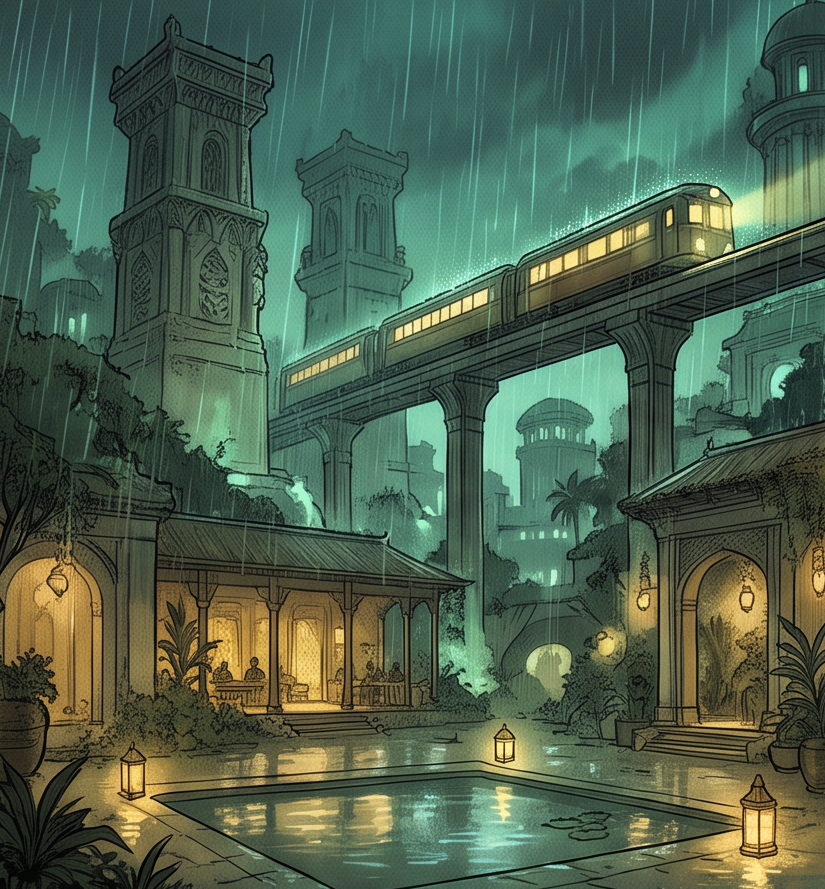
#> input picture phosphos/panels/scene1/p1_1.png, 825 x 889 px; its folder holds 4 pictures in this run
$ python render_scene1.py panels/scene1/p1_1.png
#> lines starting #> are read from the running program, lines starting #| are printed output that depends on the picture
"""Phosphos Scene 1 animatic: 24 storyboard panels in script order, camera moves, rain, lantern flicker,
earring glint, crossfades, subtitles, title card -> renders/scene1_animatic.mp4

usage:
  python render_scene1.py                 full render (master + compressed final)
  python render_scene1.py --samples       write sample stills to renders/samples/ only
"""
import subprocess, math, os, sys
import numpy as np
from PIL import Image, ImageDraw, ImageFilter, ImageFont

W, H, FPS = 1280, 720, 24
P = "panels/scene1/"
XF = int(0.7 * FPS)  # crossfade length in frames
rng = np.random.default_rng(7)


def ease(t):
    return 0.5 - 0.5 * math.cos(math.pi * max(0, min(1, t)))


def load(name):
    im = Image.open(P + name).convert("RGB")
    up = max(2, math.ceil(2 * H / im.height))  # headroom for push-ins
    return im.resize((im.width * up, im.height * up), Image.LANCZOS)


# [14 lines left out: functions window, view, not called in this run]


# ---------- camera moves: (cx0, cy0, z0) -> (cx1, cy1, z1) ----------
def push(cx=0.5, cy=0.45, a=1.0, b=0.82):
    return ((cx, cy, a), (cx, cy, b))

def pull(cx=0.5, cy=0.45, a=0.8, b=1.0):
    return ((cx, cy, a), (cx, cy, b))

def pan(x0, x1, cy=0.5, z=0.85):
    return ((x0, cy, z), (x1, cy, z))

def tilt(y0, y1, cx=0.5, z=0.8):
    return ((cx, y0, z), (cx, y1, z))


# ---------- effects ----------
class Rain:
    def __init__(s, n=380):
        s.p = np.c_[rng.uniform(-200, W, n), rng.uniform(-H, H, n), rng.uniform(18, 34, n), rng.uniform(0.25, 1, n)]

    # [13 lines left out: function draw, not called in this run]


GRAIN = [rng.normal(0, 7, (H, W, 1)).astype(np.float32) for _ in range(6)]
yy, xx = np.mgrid[0:H, 0:W]
VIG = (1 - 0.42 * (((xx - W / 2) / (W / 2)) ** 2 + ((yy - H / 2) / (H / 2)) ** 2) ** 1.2).clip(0.35, 1)[..., None].astype(np.float32)


def warm_light_mask(src):
    """Where the lamplight is: bright, warm pixels, blurred into pools (L image, src size)."""
    a = np.asarray(src.resize((src.width // 4, src.height // 4), Image.BILINEAR)).astype(np.float32)
    lum = a.mean(2)
    warm = np.clip((a[..., 0] - a[..., 2]) / 80, 0, 1) * np.clip((lum - 120) / 100, 0, 1)
    m = Image.fromarray((warm * 255).astype(np.uint8)).filter(ImageFilter.GaussianBlur(src.width / 40))
    m = np.asarray(m).astype(np.float32); m = m / max(m.max(), 1) * 255
    return Image.fromarray(m.astype(np.uint8)).resize(src.size, Image.BILINEAR)


def flicker_k(f, amount):
    return 1 + amount * (0.6 * math.sin(f * 0.9) + 0.4 * math.sin(f * 2.3 + 1) + rng.normal(0, 0.35))


# [40 lines left out: functions find_red, glint, finish, not called in this run]


# ---------- subtitles ----------
def font(paths, size):
    for fp in paths:
        try:
            return ImageFont.truetype(fp, size)
        except OSError:
            pass
    return ImageFont.load_default()

SERIF = ["/usr/share/fonts/truetype/dejavu/DejaVuSerif.ttf", "/usr/share/fonts/truetype/liberation/LiberationSerif-Regular.ttf"]
SERIF_I = ["/usr/share/fonts/truetype/liberation/LiberationSerif-Italic.ttf", "/usr/share/fonts/truetype/dejavu/DejaVuSerif-Italic.ttf"]
TITLE, TAG = font(SERIF, 54), font(SERIF, 22)
SUBF, NAMEF = font(SERIF_I, 32), font(SERIF, 17)


def line_dur(text):
    return 1.1 + len(text) / 14.0


# [10 lines left out: function subtitle, not called in this run]


# ---------- shot list (script order) ----------
# (panel, camera, rain strength, flicker, extra, [(speaker, line), ...], min seconds)
A, D, M = "ASHOKA", "DEMETRIA", "MAN"
SHOTS = [
    ("p1_1", tilt(0.0, 1.0, 0.5, 1.0), 1.0, 0.03, None, [], 5.5),             # EXT wide, rain over Phosphos
    ("p1_2", pan(0.12, 0.88, 0.5, 1.0), 0, 0.06, None, [], 4.5),             # INT the salon
    ("p1_3", push(0.4, 0.4, 1.0, 0.82), 0, 0.05, None, [], 4.0),            # Ashoka + merchant
    ("p1_4", push(0.72, 0.4, 1.0, 0.8), 0, 0.05, None,
     [(D, "He’s going to offer her a house."), (A, "He already owns three.")], 3.5),
    ("p1_5", pull(0.5, 0.45, 0.82, 1.0), 0, 0.05, None,
     [(D, "Then she’ll get four."), (A, "You always did have a weakness for optimistic men."),
      (D, "And you always did mistake boredom for intelligence.")], 4.0),
    ("p1_6", push(0.68, 0.4, 1.0, 0.8), 0, 0.05, None,
     [(D, "Do you think he’ll come back?"), (A, "Of course."), (D, "Why?"), (A, "I told him he was a good father.")], 4.0),
    ("p2_1", push(0.5, 0.4, 1.0, 0.86), 0, 0.05, None, [], 3.2),              # Demetria laughs
    ("p2_2", push(0.5, 0.4, 0.98, 0.78), 0, 0.03, None, [], 4.0),             # Ashoka looks; room falls away
    ("p2_3", pan(0.42, 0.58, 0.45, 0.9), 0, 0.05, None, [(D, "How unfortunate.")], 3.5),
    ("p2_4", push(0.5, 0.5, 1.0, 0.85), 0, 0.10, None, [], 4.0),              # private chamber, single lantern
    ("p2_5", push(0.5, 0.35, 1.0, 0.8), 0, 0.10, None, [], 3.2),               # Ashoka closes the door
    ("p2_6", push(0.5, 0.45, 1.0, 0.86), 0, 0.10, None,
     [(D, "Stay. You’ve paid for the evening."), (M, "I thought the evening was going rather well."), (A, "It was.")], 4.0),
    ("p3_1", push(0.35, 0.4, 1.0, 0.8), 0, 0.10, None,
     [(A, "Tell me something. When you came here tonight,"), (A, "what did you think you were buying?"),
      (M, "Your company."), (D, "And what did you think we were selling?")], 4.0),
    ("p3_2", push(0.5, 0.45, 0.95, 0.75), 0, 0.22, None, [], 3.0),            # INSERT the flame
    ("p3_3", push(0.5, 0.55, 0.95, 0.8), 0, 0.10, None, [], 2.6),             # untouched wine
    ("p3_4", pan(0.4, 0.6, 0.5, 0.85), 0, 0.10, None, [], 2.6),               # the sheet
    ("p3_5", push(None, None, 1.0, 0.75), 0, 0.10, "glint", [], 3.4),         # earring catches red
    ("p3_6", pull(0.5, 0.45, 0.85, 1.0), 0.35, 0.03, None, [], 3.8),          # courtyard, later
    ("p4_1", push(0.5, 0.5, 1.0, 0.86), 0.3, 0.03, None,
     [(D, "Do you remember when we first came here?"), (A, "To Phosphos?"), (D, "No. Here.")], 4.0),
    ("p4_2", push(0.35, 0.4, 1.0, 0.82), 0.3, 0.03, None,
     [(A, "We have lived in so many houses."), (D, "That’s not what I asked."), (A, "No.")], 4.0),
    ("p4_3", push(0.68, 0.4, 1.0, 0.84), 0.3, 0.03, None, [], 3.4),            # Demetria waits
    ("p4_4", push(0.5, 0.5, 0.98, 0.8), 0.3, 0.03, None,
     [(A, "Does it matter?"), (D, "I don’t know.")], 3.5),
    ("p4_5", pull(0.5, 0.55, 0.62, 1.0), 0.3, 0.03, None, [], 5.0),           # pulling away
    ("p4_6", pull(0.5, 0.5, 0.75, 1.0), 0.3, 0.02, None, [], 5.5),            # aerial
]
BLACK_SEC, TITLE_SEC = 1.0, 5.0


def plan_shot(spec):
    name, cam, rain_s, flick, extra, lines, min_s = spec
    talk = sum(line_dur(t) for _, t in lines)
    dur = max(min_s, talk + 1.2 + XF / FPS)
    # subtitle timeline (seconds from shot start), centred in the shot's clear part
    t0 = 0.6 + max(0, (dur - XF / FPS - 0.6 - talk) / 2) * 0.5
    cues = []
    for sp, t in lines:
        d = line_dur(t); cues.append((t0, t0 + d, sp, t)); t0 += d
    return dur, cues


class Shot:
    def __init__(s, spec, rain):
        s.name, s.cam, s.rain_s, s.flick, s.extra, s.lines, _ = spec
        s.dur, s.cues = plan_shot(spec)
        s.n = int(round(s.dur * FPS))
        s.src = load(s.name + ".png")
#> in load, im is the input picture: PIL image 825x889 RGB; mean R, G, B 78.4, 99, 78
        s.mask_src = warm_light_mask(s.src) if s.flick >= 0.05 else None
        s.rain = rain
        if s.extra == "glint":
            s.gx, s.gy = find_red(s.src)
            (_, _, z0), (_, _, z1) = s.cam
            s.cam = ((s.gx, s.gy, z0), (s.gx, s.gy, z1))

    # [79 lines left out: functions frame, title_frame, frames, samples, not called in this run]


if __name__ == "__main__":
    rain = Rain()
    shots = [Shot(sp, rain) for sp in SHOTS]
#> call 2 of load, with name = 'p1_2.png'
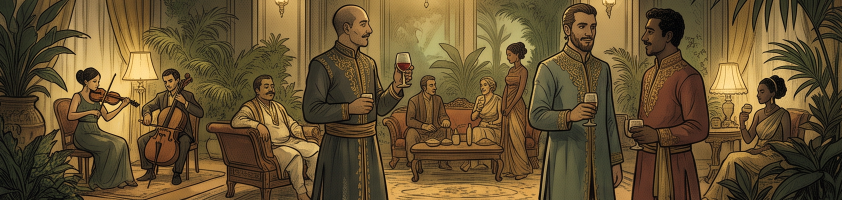
#> input picture phosphos/panels/scene1/p1_2.png, 1684 x 400 px (shown at 1/2 size)
#> in load, im is the input picture: PIL image 1684x400 RGB; mean R, G, B 102.4, 82.1, 48.2
#> call 3 of load, with name = 'p1_3.png'
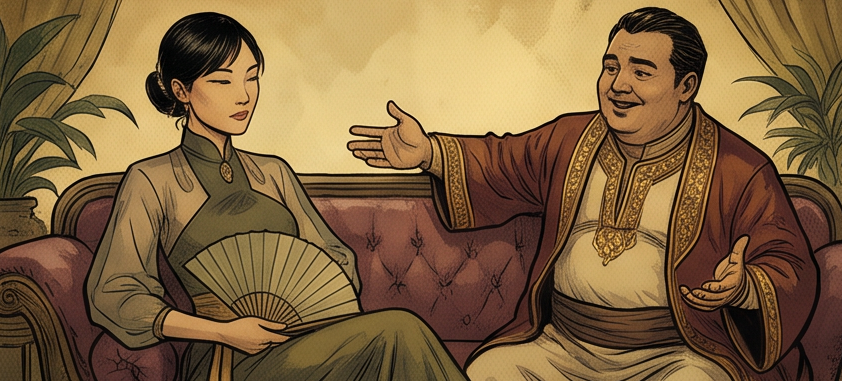
#> input picture phosphos/panels/scene1/p1_3.png, 842 x 381 px
#> in load, im is the input picture: PIL image 842x381 RGB; mean R, G, B 128.5, 100.2, 63.8
#> call 4 of load, with name = 'p1_4.png'
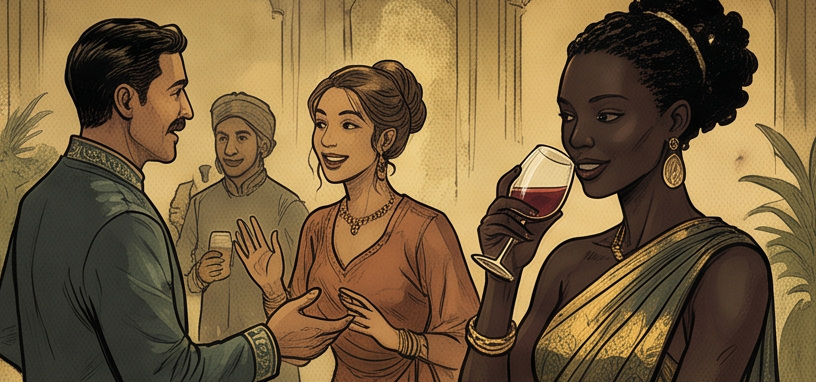
#> input picture phosphos/panels/scene1/p1_4.png, 816 x 382 px
#> in load, im is the input picture: PIL image 816x382 RGB; mean R, G, B 118.9, 95.5, 61.3
#> in warm_light_mask (call 3), `lum = a.mean(2)`:
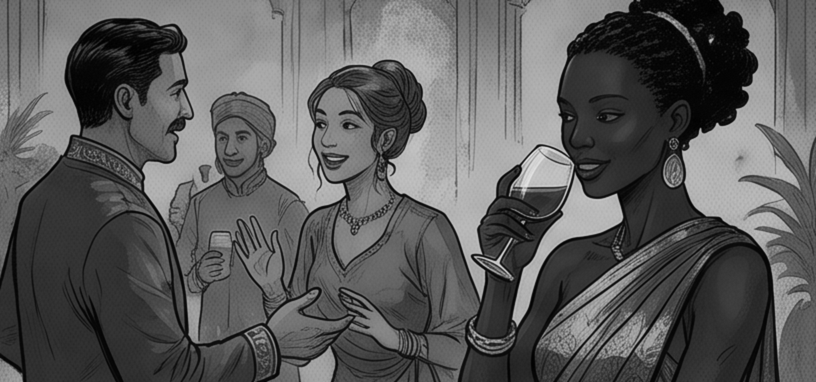
#> lum: shape (382, 816) float32; min 1, max 227, mean 92
#> in warm_light_mask (call 3), `warm = np.clip((a[..., 0] - a[..., 2]) / 80, 0, 1) * np.clip((lum - 12..`:
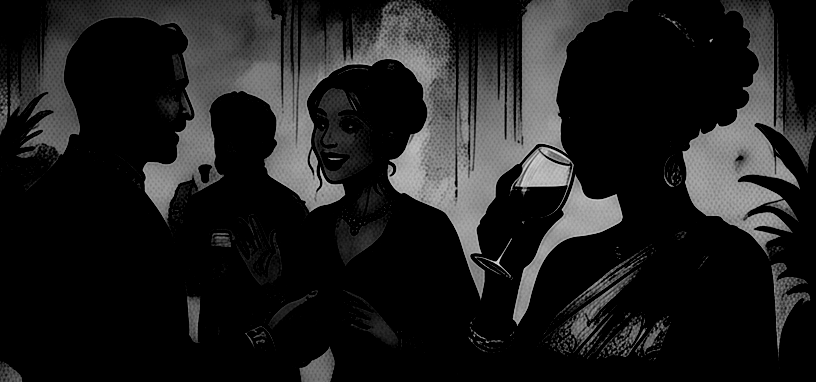
#> warm: shape (382, 816) float32; min 0, max 0.89, mean 0.118
#> in warm_light_mask (call 3), `m = Image.fromarray((warm * 255).astype(np.uint8)).filter(ImageFilter...`:
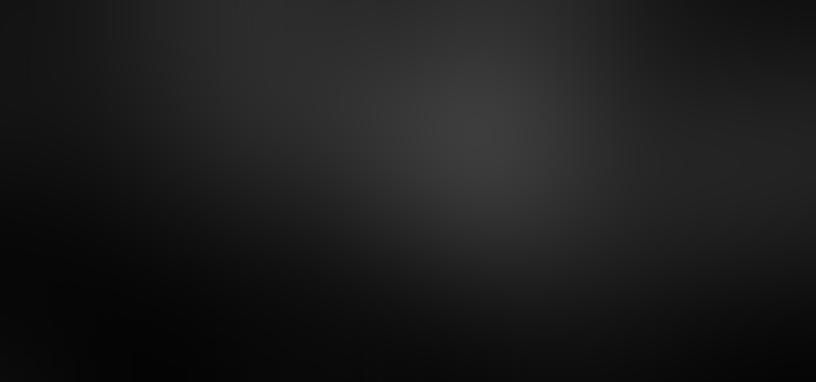
#> m: PIL image 816x382 L; min 4, max 61, mean 28.3
#> in warm_light_mask (call 3), `m = np.asarray(m).astype(np.float32)`:
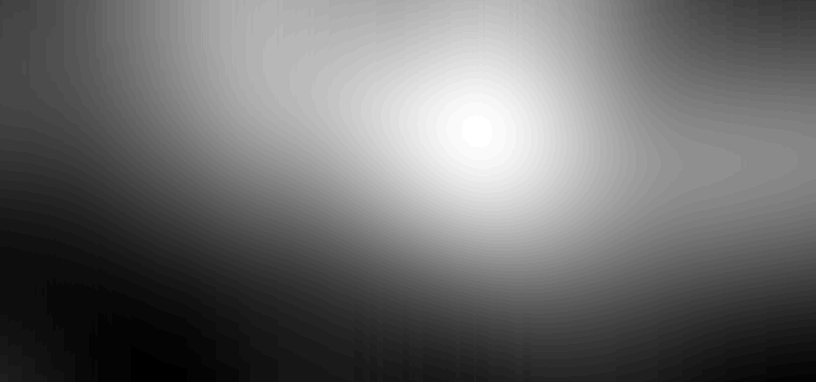
#> m: shape (382, 816) float32; min 4, max 61, mean 28.3; drawn with min black and max white
#> (the run stopped early here; a loop or call above may not have finished)
